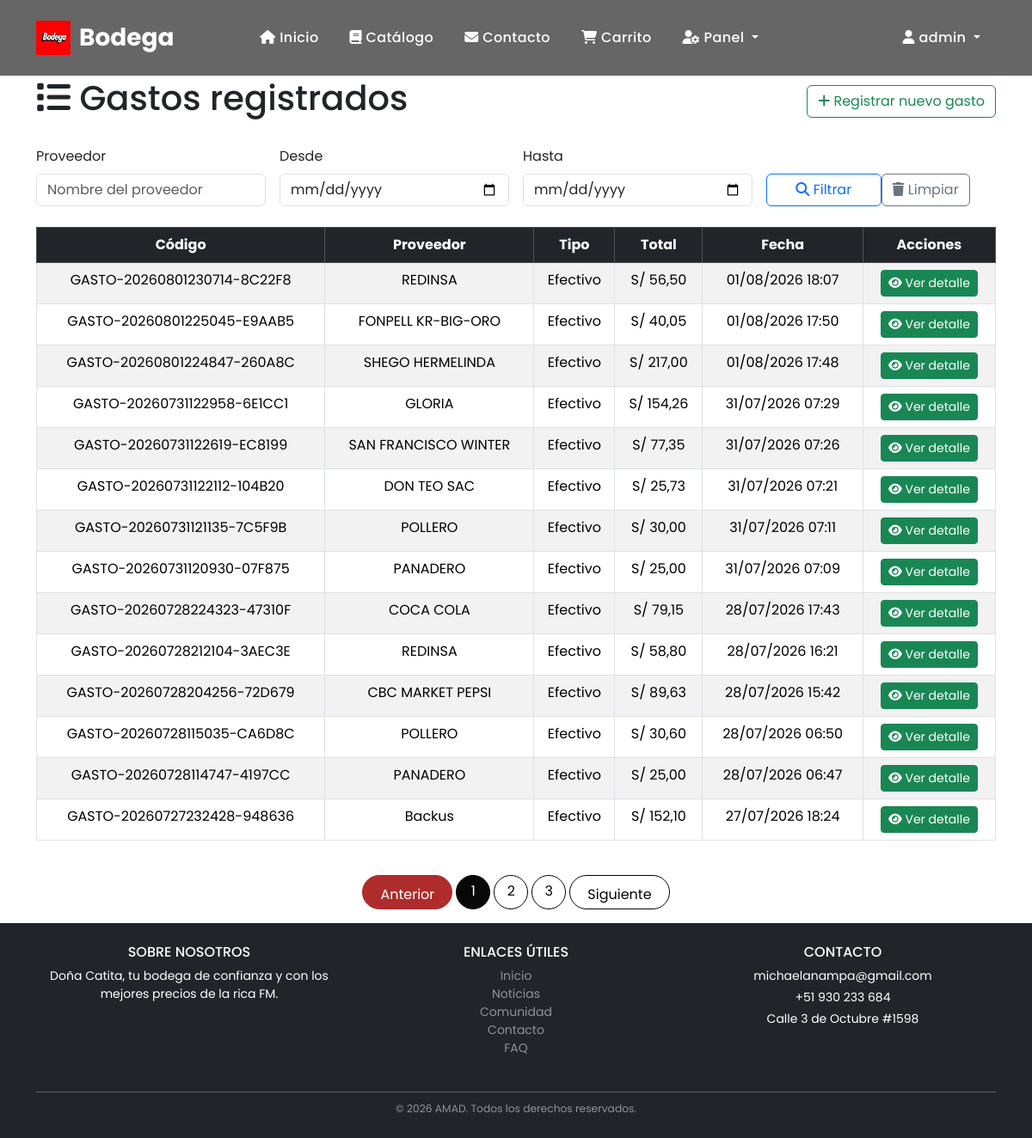
Before: /gastos/lista-gastos/ (signed in) with the older database file.
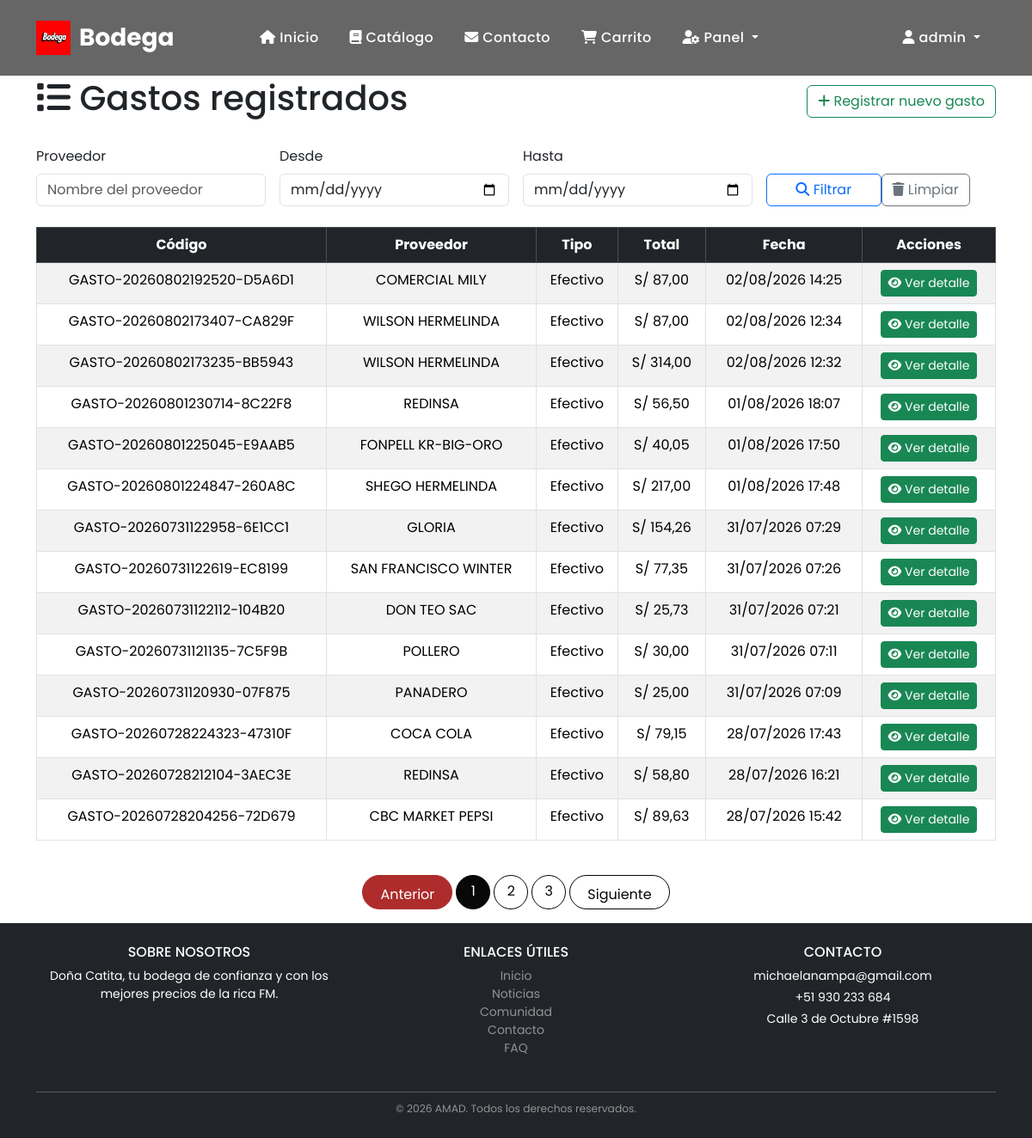
After: the same page with the newer database file.
### gastos/models.py (models this page shows, shortened)
class Gasto(models.Model):
    TIPO_COMPRA_CHOICES = [
        ('yape', 'Yape'),
        ('efectivo', 'Efectivo'),
        ('fiado', 'Fiado'),
    ]
    codigo = models.CharField(max_length=50, unique=True)
    proveedor = models.ForeignKey(Proveedor, on_delete=models.PROTECT)
    user = models.ForeignKey(settings.AUTH_USER_MODEL, on_delete=models.SET_NULL, null=True, blank=True)
    fecha = models.DateTimeField(auto_now_add=True)
    tipo_compra = models.CharField(max_length=20, choices=TIPO_COMPRA_CHOICES, default='efectivo')
    total = models.DecimalField(max_digits=12, decimal_places=2, default=Decimal('0.00'))
    percepcion = models.DecimalField(max_digits=12, decimal_places=2, default=Decimal('0.00'))
    descripcion = models.TextField(blank=True)

class Proveedor(models.Model):
    nombre = models.CharField(max_length=150)
    email = models.EmailField(blank=True)
    telefono = models.CharField(max_length=20, blank=True)
    direccion = models.TextField(blank=True)
    activo = models.BooleanField(default=True)
    fecha_registro = models.DateTimeField(auto_now_add=True)
    class Meta:
        ordering = ['-fecha_registro']
        verbose_name_plural = 'Proveedores'

### gastos/views.py (the view)
# urls.py: path('lista-gastos/', views.lista_gastos, name='lista_gastos'),
@login_required
def lista_gastos(request):
    gastos = Gasto.objects.select_related('proveedor').order_by('-fecha')
    proveedor = request.GET.get('proveedor')
    fecha_inicio = request.GET.get('fecha_inicio')
    fecha_fin = request.GET.get('fecha_fin')
    if proveedor:
        gastos = gastos.filter(proveedor__nombre__icontains=proveedor)
    if fecha_inicio:
        gastos = gastos.filter(fecha__date__gte=fecha_inicio)
    if fecha_fin:
        gastos = gastos.filter(fecha__date__lte=fecha_fin)
    paginator = Paginator(gastos, 14)
    page = request.GET.get('page')
    page_obj = paginator.get_page(page)
    return render(request, 'listaGastos.html', {
        'gastos': page_obj,
        'page_obj': page_obj,
        'proveedor': proveedor,
        'fecha_inicio': fecha_inicio,
        'fecha_fin': fecha_fin,
    })

### gastos/templates/listaGastos.html (shortened to what this page needs)
{% extends 'base.html' %}
{% block content %}
<div class="container">
  <div class="d-flex justify-content-between align-items-center mb-4">
    <h1><i class="fas fa-list"></i> Gastos registrados</h1>
    <a href="{% url 'registrar_gastos' %}" class="btn btn-outline-success"><i class="fas fa-plus"></i> Registrar nuevo gasto</a>
  </div>
  <form method="get" class="row g-3 mb-4">
    <div class="col-md-3">
      <label class="form-label">Proveedor</label>
      <input type="text" name="proveedor" class="form-control" placeholder="Nombre del proveedor">
    </div>
    <div class="col-md-3">
      <label class="form-label">Desde</label>
      <input type="date" name="fecha_inicio" class="form-control" value="{{ fecha_inicio }}">
    </div>
    <div class="col-md-3">
      <label class="form-label">Hasta</label>
      <input type="date" name="fecha_fin" class="form-control" value="{{ fecha_fin }}">
    </div>
    <div class="col-md-3 d-flex align-items-end">
      <div class="col-md-6">
      <button class="btn btn-outline-primary w-100"><i class="fas fa-search"></i> Filtrar
      </button>
      </div>
      <div class="col-md-6">
      <a href="{% url 'lista_gastos' %}" class="btn btn-outline-secondary"><i class="fas fa-trash"></i> Limpiar</a>
      </div>
    </div>
  </form>
  {% if gastos %}
    <div class="table-responsive">
      <table class="table table-hover table-striped table-bordered text-center">
        <thead class="table-dark">
          <tr>
            <th>Código</th>
            <th>Proveedor</th>
            <th>Tipo</th>
            <th>Total</th>
            <th>Fecha</th>
            <th>Acciones</th>
          </tr>
        </thead>
        <tbody>
          {% for gasto in gastos %}
            <tr>
              <td>{{ gasto.codigo }}</td>
              <td>{{ gasto.proveedor.nombre }}</td>
              <td>{{ gasto.get_tipo_compra_display }}</td>
              <td>S/ {{ gasto.total }}</td>
              <td>{{ gasto.fecha|date:'d/m/Y H:i' }}</td>
              <td>
                <a href="{% url 'detalle_gasto' gasto.pk %}" class="btn btn-sm btn-success"><i class="fas fa-eye"></i> Ver detalle</a>
              </td>
            </tr>
          {% endfor %}
        </tbody>
      </table>
    </div>
  {% else %}
    <div class="alert alert-info">No hay gastos registrados aún.</div>
  {% endif %}
</div>
{% if page_obj.paginator.num_pages > 1 %}
<nav aria-label="Paginación" class="mt-4">
  <ul class="pagination justify-content-center">
    {% if page_obj.has_previous %}
      <li class="page-item">
        <a class="page-link" href="?q={{ query }}&tipo={{ tipo }}&page={{ page_obj.previous_page_number }}">Anterior</a>
      </li>
    {% else %}
      <li class="page-item disabled"><span class="page-link">Anterior</span></li>
    {% endif %}
    {% for num in page_obj.paginator.page_range %}
      {% if num == page_obj.number %}
        <li class="page-item active"><span class="page-link">{{ num }}</span></li>
      {% elif num >= page_obj.number|add:'-2' and num <= page_obj.number|add:'2' %}
        <li class="page-item"><a class="page-link" href="?q={{ query }}&tipo={{ tipo }}&page={{ num }}">{{ num }}</a></li>
      {% endif %}
    {% endfor %}
    {% if page_obj.has_next %}
      <li class="page-item">
        <a class="page-link" href="?q={{ query }}&tipo={{ tipo }}&page={{ page_obj.next_page_number }}">Siguiente</a>
      </li>
    {% else %}
      <li class="page-item disabled"><span class="page-link">Siguiente</span></li>
    {% endif %}
  </ul>
</nav>
{% endif %}
{% endblock %}

Changed rows visible on the page:
no longer on this page (row unchanged): Gasto: codigo "GASTO-20260728115035-CA6D8C", proveedor.nombre "POLLERO", tipo_compra "Efectivo", total "30,60", fecha "28/07/2026 06:50"
no longer on this page (row unchanged): Gasto: codigo "GASTO-20260728114747-4197CC", proveedor.nombre "PANADERO", tipo_compra "Efectivo", total "25,00", fecha "28/07/2026 06:47"
no longer on this page (row unchanged): Gasto: codigo "GASTO-20260727232428-948636", proveedor.nombre "Backus", tipo_compra "Efectivo", total "152,10", fecha "27/07/2026 18:24"
added Gasto: codigo "GASTO-20260802192520-D5A6D1", proveedor.nombre "COMERCIAL MILY", tipo_compra "Efectivo", total "87,00", fecha "02/08/2026 14:25"
added Gasto: codigo "GASTO-20260802173407-CA829F", proveedor.nombre "WILSON HERMELINDA", tipo_compra "Efectivo", total "87,00", fecha "02/08/2026 12:34"
added Gasto: codigo "GASTO-20260802173235-BB5943", proveedor.nombre "WILSON HERMELINDA", tipo_compra "Efectivo", total "314,00", fecha "02/08/2026 12:32"
